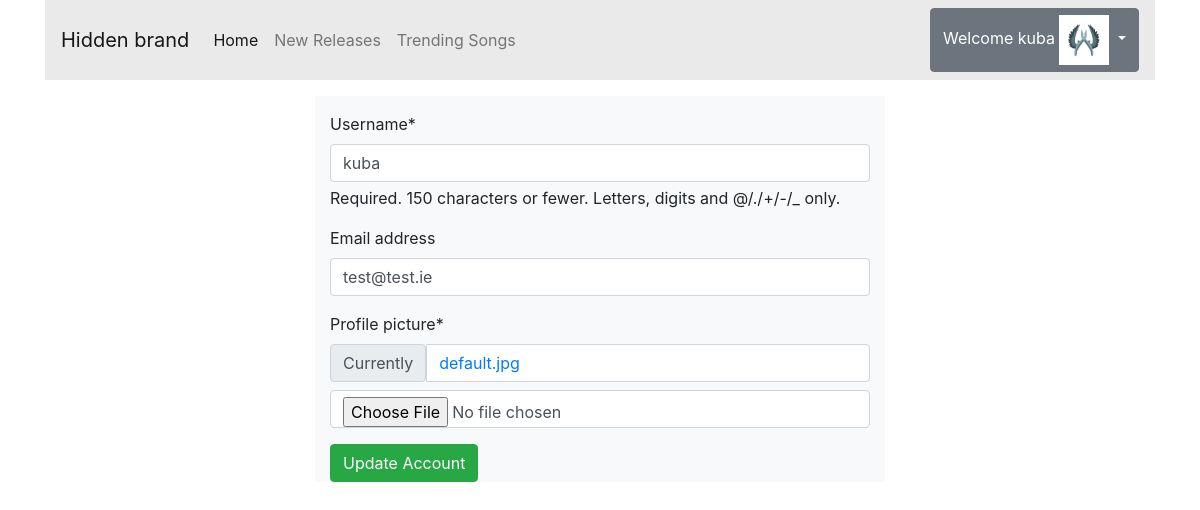
/accounts/details/kuba (signed in), run on an earlier commit of the app's database.
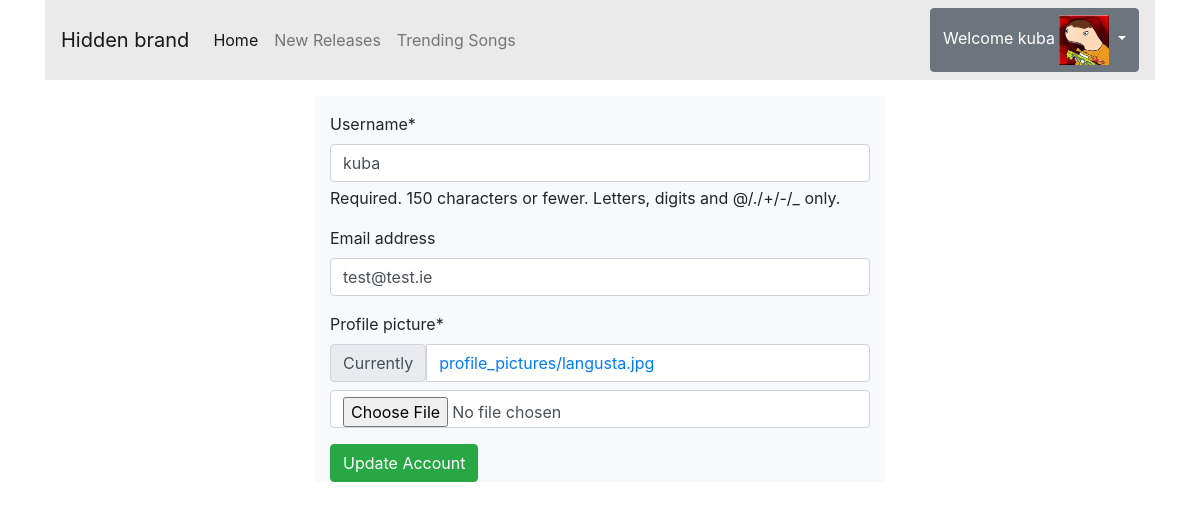
And on a later commit of the database.
### accounts/models.py (models this page shows, shortened)
class CustomUser(AbstractUser):
    age = models.PositiveIntegerField(null=True, blank=True)

class UserProfile(models.Model):
    user = models.OneToOneField(CustomUser, on_delete=models.CASCADE)
    profile_picture = models.ImageField(default='default.jpg',upload_to='profile_pictures')
    bio = models.TextField(max_length=1500, blank=True)

### accounts/views.py (the view)
# urls.py: path('details/<str:profile_name>', profileDetailsView, name='profileDetails'),
@login_required
def profileDetailsView(request, profile_name):
    def test_func(user):
        return user.username == profile_name
    if not test_func(request.user):
        return HttpResponseForbidden()
    if request.method == "POST":
        if u_form.is_valid() and p_form.is_valid():
            u_form.save()
            p_form.save()
            messages.success(request, 'Account Updated!')
            return redirect('accounts:profile', profile_name=profile_name)
    else:
        u_form = UserUpdateForm(instance=request.user)
        p_form = ProfileUpdateForm(request.POST, request.FILES, instance=request.user.userprofile)
    context = {
        'u_form': u_form,
        'p_form': p_form,
        'profile_name': profile_name
    }
    return render(request, 'profileDetails.html', context)

### accounts/forms.py
class UserUpdateForm(forms.ModelForm):
    class Meta:
        model = CustomUser
        fields = ['username', 'email',]

class ProfileUpdateForm(forms.ModelForm):
    class Meta:
        model = UserProfile
        fields = ['profile_picture']

### accounts/templates/profileDetails.html (shortened to what this page needs)
{% extends "base.html" %}
{% load crispy_forms_tags %}
{% load static %}
{% block content %}
<div class="container">
    <div class="row justify-content-md-center pt-3">
        <div class="col-md-6 bg-light">
            <form method="post" enctype="multipart/form-data">
                <p>{{ u_form | crispy }}</p>
                <p>{{ p_form | crispy }}</p>
                <button type="submit" class="btn btn-success">Update Account</button>
            </form>
        </div>
    </div>
</div>
{% endblock %}

### main/templates/base.html (shortened to what this page needs)
{% load static %}
<!DOCTYPE html>
<html lang="en">
<head>
    <link rel="stylesheet" type="text/css" href="{% static 'css/style.css' %}">
    <link rel="stylesheet" href="https://stackpath.bootstrapcdn.com/bootstrap/4.5.0/css/bootstrap.min.css">
    <link rel="stylesheet" href="https://use.fontawesome.com/releases/v5.15.1/css/all.css">
    <link rel="stylesheet" href="https://cdnjs.cloudflare.com/ajax/libs/font-awesome/5.15.3/css/all.min.css" />
</head>
<body>
        {% include 'navbar.html' %}
        {% block content %}
        {% endblock %}
</body>
</html>

### main/templates/navbar.html (shortened to what this page needs)
<div class="container">
  <nav class="navbar navbar-expand-lg navbar-light" style="background-color: #eaeaea;">
    <div class="collapse navbar-collapse" id="navbarTogglerDemo01">
      <a class="navbar-brand" href="#">Hidden brand</a>
      <ul class="navbar-nav mr-auto mt-2 mt-lg-0">
        <li class="nav-item active">
          <a class="nav-link" href="{% url 'main:home' %}">Home <span class="sr-only">(current)</span></a>
        </li>
        <li class="nav-item">
          <a class="nav-link" href="{% url 'main:home' %}">New Releases</a>
        </li>
        <li class="nav-item">
          <a class="nav-link" href="{% url 'main:trendingSongs' %}">Trending Songs</a>
        </li>
      </ul>
      {% if user.is_authenticated %}
      <div class="dropdown justify-content-right">
        <button class="btn btn-secondary dropdown-toggle" type="button" id="dropdownMenuButton" data-toggle="dropdown" aria-haspopup="true" aria-expanded="false">
          Welcome {{ user.username }}
          <img id="imageprofile" src="{{ user.userprofile.profile_picture.url }}"></a>
        </button>
      </div>
      {% else %}
      <div class="justify-content-right">
        <a href="{% url 'accounts:signin' %}">SignIn</a>
        <a href="{% url 'accounts:signup' %}">SignUp</a>
      </div>
      {% endif %}
    </div>
 </nav>
</div>

### static/css/style.css (style rules this page uses)
#imageprofile { max-width: 50px; max-height: 50px; }

What changed in the data, as far as the page shows it:
changed CustomUser "kuba": userprofile.profile_picture: picture added in place of a placeholder
Also different on the page:
text no longer shown: "Profile picture * Currently default.jpg"
text now shown: "Profile picture * Currently profile_pictures/langusta.jpg"
